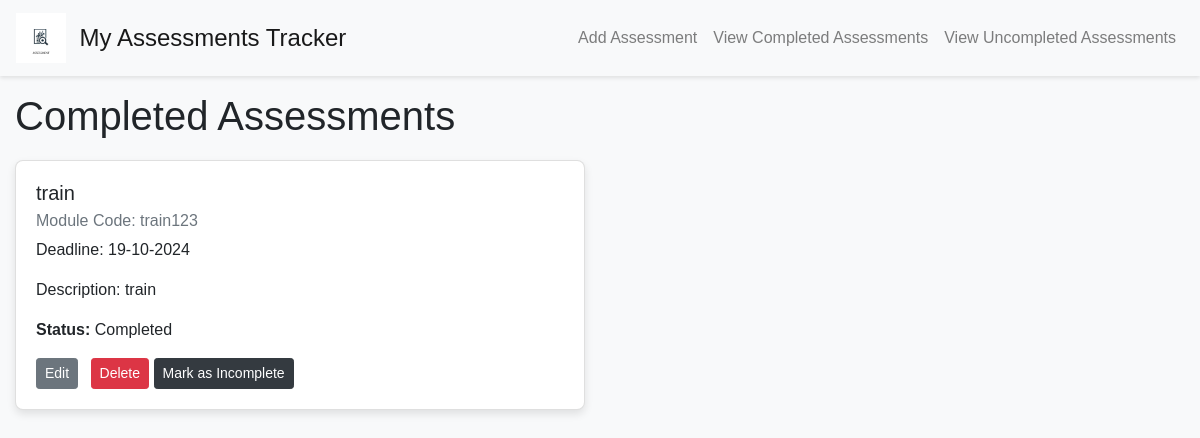
Page /view_completed on the earlier database version.
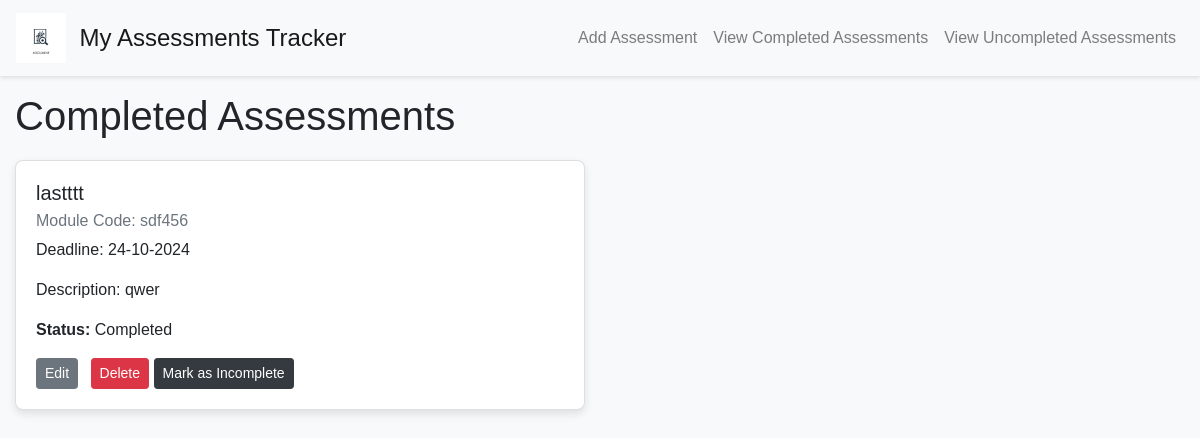
Same page on the later database version.
### app/models.py (models this page shows)
class Assessment(db.Model):
    id = db.Column(db.Integer, primary_key=True)
    title = db.Column(db.String(100), nullable=False)
    module_code = db.Column(db.String(20), nullable=False)
    deadline_date = db.Column(db.DateTime, nullable=False)
    description = db.Column(db.Text, nullable=False)
    is_complete = db.Column(db.Boolean, default=False)

### app/views.py (the view)
@app.route('/view_completed')
def view_completed():
    completed_assessments = Assessment.query.filter_by(is_complete=True).all()
    return render_template('view_completed.html', title='Completed Assessments', assessments=completed_assessments)

### app/templates/view_completed.html (shortened to what this page needs)
<!DOCTYPE html>
<html lang="en">
{% extends "base.html" %}
{% block content %}
  <h1>Completed Assessments</h1>
  <div class="assessment-list">
    {% if assessments %}
      <div class="row">
        {% for assessment in assessments %}
          <div class="col-md-6 mb-4">
            <div class="card">
              <div class="card-body">
                <h5 class="card-title">{{ assessment.title }}</h5>
                <h6 class="card-subtitle mb-2 text-muted">Module Code: {{ assessment.module_code }}</h6>
                <p class="card-text">Deadline: {{ assessment.deadline_date.strftime('%d-%m-%Y') }}</p>
                <p class="card-text">Description: {{ assessment.description }}</p>
                <p class="card-text"><strong>Status:</strong> Completed</p>
                <a href="{{ url_for('edit_assessment', assessment_id=assessment.id, next=request.endpoint) }}" class="btn btn-secondary btn-sm mr-2">Edit</a>
                <form action="{{ url_for('delete_assessment', assessment_id=assessment.id) }}" method="post" style="display:inline;">
                  <button type="submit" class="btn btn-danger btn-sm">Delete</button>
                </form>
                <form action="{{ url_for('mark_incomplete', assessment_id=assessment.id) }}" method="post" style="display:inline;">
                  <button type="submit" class="btn btn-dark btn-sm text-white">Mark as Incomplete</button>
                </form>
              </div>
            </div>
          </div>
        {% endfor %}
      </div>
    {% else %}
      <div class="alert alert-info">
        <p>All assessments are currently incomplete.</p>
        <a href="{{ url_for('view_uncompleted') }}" class="btn btn-primary">View Uncompleted Assessments</a>
      </div>
    {% endif %}
  </div>
{% endblock %}

Differences in the rows shown:
no longer on this page (row edited): Assessment: title "train", module_code "train123", deadline_date "19-10-2024", description "train"
now on this page (row edited): Assessment: title "lastttt", module_code "sdf456", deadline_date "24-10-2024", description "qwer"
